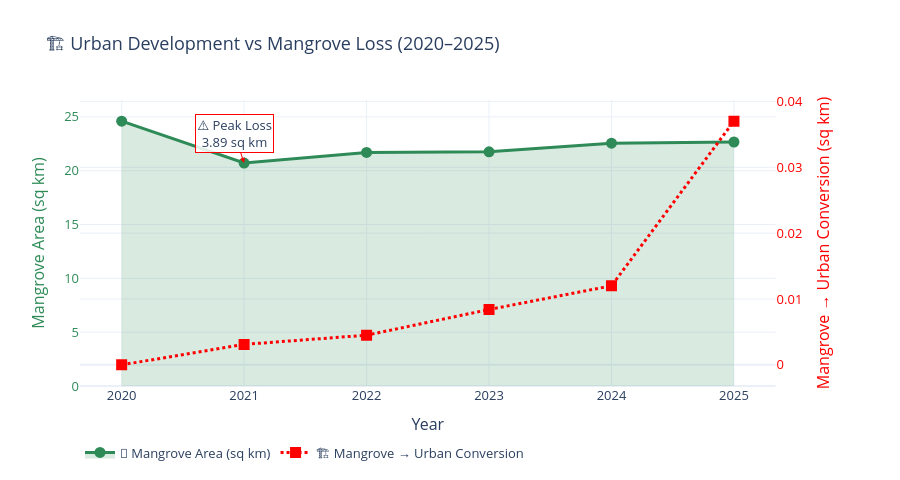

Source (notebook cell):
### Code cell
import pandas as pd
import plotly.graph_objects as go
from plotly.subplots import make_subplots

# LOAD YOUR DATA
df = pd.read_csv(r"C:\Users\DELL\Downloads\mangrove_to_urban_2020_2025_final.csv")

fig4 = make_subplots(specs=[[{'secondary_y': True}]])

# Mangrove area
fig4.add_trace(go.Scatter(
    x=df['year'], y=df['remaining_mangrove_sq_km'],
    mode='lines+markers', fill='tozeroy',
    fillcolor='rgba(46,139,87,0.18)',
    line=dict(color='#2E8B57', width=3),
    marker=dict(size=11),
    name='🌿 Mangrove Area (sq km)'
), secondary_y=False)

# Urban impact (FIXED)
fig4.add_trace(go.Scatter(
    x=df['year'], y=df['mangrove_to_urban_sq_km'],  # FIX HERE
    mode='lines+markers',
    line=dict(color='#FF0000', width=3, dash='dot'),
    marker=dict(size=11, symbol='square'),
    name='🏗️ Mangrove → Urban Conversion'
), secondary_y=True)

# Mark worst year
worst_idx = df['mangrove_loss_sq_km'].idxmax()

fig4.add_annotation(
    x=df.loc[worst_idx, 'year'],
    y=df.loc[worst_idx, 'remaining_mangrove_sq_km'],
    text=f"⚠️ Peak Loss<br>{df.loc[worst_idx,'mangrove_loss_sq_km']:.2f} sq km",
    showarrow=True,
    arrowhead=2,
    arrowcolor='red',
    bgcolor='rgba(255,255,255,0.85)',
    bordercolor='red'
)

fig4.update_layout(
    title='🏗️ Urban Development vs Mangrove Loss (2020–2025)',
    xaxis_title='Year',
    template='plotly_white',
    legend=dict(orientation='h', y=-0.18),
    height=480,
    font=dict(size=13)
)

fig4.update_yaxes(
    title_text='Mangrove Area (sq km)',
    secondary_y=False,
    color='#2E8B57'
)

fig4.update_yaxes(
    title_text='Mangrove → Urban Conversion (sq km)',
    secondary_y=True,
    color='#FF0000'
)

fig4.show()

### Figure 1 — Plotly figure (JSON) as saved in the notebook; plotly's stock layout.template omitted (floating-point values rounded to 4 significant figures)
{"data": [{"fill": "tozeroy", "fillcolor": "rgba(46,139,87,0.18)", "line": {"color": "#2E8B57", "width": 3}, "marker": {"size": 11}, "mode": "lines+markers", "name": "🌿 Mangrove Area (sq km)", "type": "scatter", "x": [2020, 2021, 2022, 2023, 2024, 2025], "xaxis": "x", "y": [24.6, 20.71, 21.7, 21.76, 22.56, 22.67], "yaxis": "y"}, {"line": {"color": "#FF0000", "dash": "dot", "width": 3}, "marker": {"size": 11, "symbol": "square"}, "mode": "lines+markers", "name": "🏗️ Mangrove → Urban Conversion", "type": "scatter", "x": [2020, 2021, 2022, 2023, 2024, 2025], "xaxis": "x", "y": [0.0, 0.0031, 0.0045, 0.0084, 0.012, 0.037], "yaxis": "y2"}], "layout": {"annotations": [{"arrowcolor": "red", "arrowhead": 2, "bgcolor": "rgba(255,255,255,0.85)", "bordercolor": "red", "showarrow": true, "text": "⚠️ Peak Loss<br>3.89 sq km", "x": 2021, "y": 20.71}], "font": {"size": 13}, "height": 480, "legend": {"orientation": "h", "y": -0.18}, "title": {"text": "🏗️ Urban Development vs Mangrove Loss (2020–2025)"}, "xaxis": {"anchor": "y", "domain": [0, 0.94], "title": {"text": "Year"}}, "yaxis": {"anchor": "x", "color": "#2E8B57", "domain": [0, 1], "title": {"text": "Mangrove Area (sq km)"}}, "yaxis2": {"anchor": "x", "color": "#FF0000", "overlaying": "y", "side": "right", "title": {"text": "Mangrove → Urban Conversion (sq km)"}}}}
